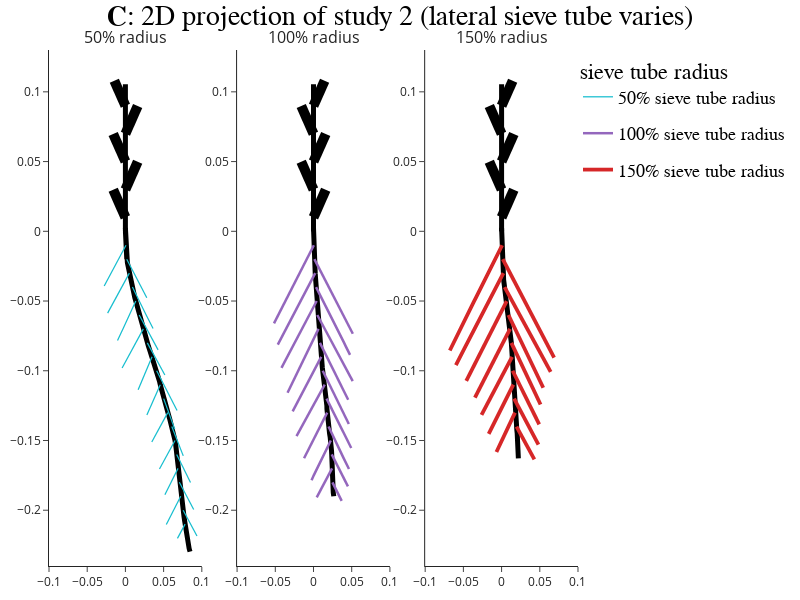

Notebook source saved alongside this figure:
### Code cell
from plotly.subplots import make_subplots
from itertools import cycle
from plotly.subplots import make_subplots
from itertools import cycle
import copy
import numpy as np
import plotly.graph_objects as go
#from CPlantBox_PiafMunch import *
import pandas as pd

name_list = [
    'Study2/case_01_0.025cm_lateral_radius.xml_16_1_0.1_0_res_2nd_10_trans_trsv6vml_15-6-29-15-30.csv',
    'Study2/case_01_0.05cm_lateral_radius.xml_16_1_0.1_0_res_2nd_10_trans_trsv6vml_15-6-29-15-33.csv',
    'Study2/case_01_0.075cm_lateral_radius.xml_16_1_0.1_0_res_2nd_10_trans_trsv6vml_15-6-29-15-36.csv',
    
]
color = {
    '2': '#17becf',
    '3' : '#9467bd',
    '6' :  '#d62728',
    '1' :'black',
    '4' : 'black'

}

type_to_r = { 2: '50%', 3: '100%', 6: '150%', 1: '0' }

legend_bool = {
    '2': True,
    '3' :True,
    '6' :  True,
    '1' :False,
    '4' : False

}

fig =  make_subplots(rows=1, cols=3,
                    specs=[[{'is_3d': False}, {'is_3d': False},{'is_3d': False}]],
                    print_grid=False, subplot_titles=("50% radius","100% radius", "150% radius") )




for j,name in enumerate(name_list[0:3]):
    df = pd.read_csv(name)
    df.loc[ df['organ_type'] == 4, 'sub_type' ] =1
    
    
    t = 15
    test =copy.deepcopy(df[df['time'] == t])
    test['z3'] = 0
    test['z4'] = 0
    for i in range(1,int(test['id'].max())+1):
        o1 = test[test['id'] == i]['organ_id'] 
        o2 = test[test['id'] == i]['organ_id2'] 
        
        nd1 =  test[test['organ_id'] == int(o1)]['id'].max()
        nd0 =  test[test['organ_id'] == int(o1)]['id'].min()
        x1 =-((int(o1)%2) -0.5)*2
#         print(x1)
#         x1 = float(test[test['id'] == int(nd1)]['coor_x'] + test[test['id'] == int(nd1)]['coor_y']) - float(test[test['id'] == int(nd0)]['coor_x'] +test[test['id'] == int(nd0)]['coor_y'])#+ 0.00000001

#         x1 = float(test[test['id'] == int(nd1)]['coor_x'] + test[test['id'] == int(nd1)]['coor_y']) - float(test[test['id'] == int(nd0)]['coor_x'] +test[test['id'] == int(nd0)]['coor_y'])#+ 0.00000001
        organ_type =int(test[test['id'] == i ]["organ_type"])
        if organ_type<3:
            z1 = test[test['id'] == i]['coor_z'] 
            c1 = int(test[test['connection_2'] == i]['connection_1'])
#             print(i,int(c1))
            z2 = test[test['id'] == c1]['coor_z']
#             print(float(z2))
            distance = float(test[test['id'] == i]['length']) - float(test[test['id'] == c1]['length'])
            z3 = float(z1) -float(z2)
            z4 = (distance**2 -z3**2)**0.5*np.sign(x1) +float(test[test['id'] == c1]['z4'])
#             print(z3)
            length_organ = -test[test['id'] == i]['length']
        else:
            z1 = test[test['id'] == i]['coor_z'] 
            c1 = int(test[test['connection_1'] == i]['connection_2'])
#             print(int(c1))
            z2 = test[test['id'] == c1]['coor_z']
#             print(float(z2))
            distance = float(test[test['id'] == i]['length']) - float(test[test['id'] == c1]['length'])
            z3 = float(z1) -float(z2)
            z4 = (distance**2 -z3**2)**0.5*np.sign(x1) + float(test[test['id'] == c1]['z4'])
#             print(z3)
            length_organ = test[test['id'] == i]['length']
        test.loc[test['id'] ==i, 'z3'] =z3
        test.loc[test['id'] ==i, 'length_organ'] =length_organ
        test.loc[test['id'] ==i, 'z4'] =z4.real 
    organ_number = df[df["time"] ==t]["organ_id"].max()
    features = []
    organs = []
    orders = []
    sub_types = []
    rads = []

    for i in range(organ_number+1):
        ogs = test[test["organ_id"] == i]
        missing_2nd_id = ogs[ogs["id"] == ogs["id"].min()]["id"].tolist()[0]
    #     print(   i, missing_2nd_id)
        if test[test["id"] == missing_2nd_id]["organ_type"].tolist()[0] < 3:
            missing_1st_id = test[test["connection_2"] == missing_2nd_id]["connection_1"].tolist()[0]
        else:
            missing_1st_id = test[test["connection_1"] == missing_2nd_id]["connection_2"].tolist()[0]
        missing_node = test[test["id"] == missing_1st_id]
        ms = missing_node.copy(deep=True)
    #     print(ms["id"].tolist())
        ms.loc[:,"organ_id"]= i
    #     print(ms)
        test=test.append(ms)
#     test.loc[((test['organ_id'] == 0) & (test['organ_type'] == 3)),'organ_id' ]=3 # change a bug in organ id

    df = test.sort_index()
    
    for i in range(organ_number+1):
        corx=df[df["time"] ==t ][df["organ_id"] == i]["coor_x"].tolist()
        cory=df[df["time"] ==t ][df["organ_id"] == i]["coor_y"].tolist()
        corz=df[df["time"] ==t ][df["organ_id"] == i]["coor_z"].tolist()
        length=df[df["time"] ==t ][df["organ_id"] == i]["length_organ"].tolist()
        rad=df[df["time"] ==t ][df["organ_id"] == i]["radius"].tolist()
        organ_id=df[df["time"] ==t ][df["organ_id"] == i]["organ_id"].tolist()
        order=df[df["time"] ==t ][df["organ_id"] == i]["order"].tolist()
        sub_type=df[df["time"] ==t ][df["organ_id"] == i]["sub_type"].tolist()
        organ_id2=df[df["time"] ==t ][df["organ_id2"] == i]["organ_id"].tolist()
        z3 = df[df["time"] ==t ][df["organ_id"] == i]['z4'].tolist()
        features.append([z3,length])
#         rads.append(df[df["time"] ==t ][df["connection_1"] ==node_id[0]]['r_st'].iloc[0])
        rads.append(rad)
        organs.append(organ_id2)
        orders.append(order)
        sub_types.append(sub_type)





    # features = [np.random.rand(4,2).tolist(), 
    #             np.random.rand(5,2).tolist(), 
    #             np.random.rand(6,2).tolist(), 
    #             np.random.rand(5,2).tolist(), 
    #             np.random.rand(9,2).tolist()]

    # labels = [[1, 1, 1, 1],
    #           [1, 1, 1, 1, 1],
    #           [2, 2, 2, 2, 2, 2],
    #           [2, 2, 2, 2, 2],
    #           [0, 0, 0, 0, 0, 0, 0, 0, 0]]

    legend_groups = [l[-1] for l in sub_types]
    legend_groups2 = [l[-1] for l in rads]
    traces = [False if ((len(legend_groups[:i])>0 and l in legend_groups[:i]) ) or (legend_groups[i] ==1)
              else True for i, l in enumerate(legend_groups)]

#     cm = plotly_color_map(set(legend_groups))



    for i, feat in enumerate(features):
        feat = np.array(feat)
        fig.add_trace(
            go.Scatter(
                x=feat[0,:],
                
                y=feat[1,:],
    #             mode='lines+markers',
                mode='lines',
                line={"color":color[str(legend_groups[i])], "width" : legend_groups2[i]*50},
               
    #             marker=dict(
    #             color=cm[legend_groups[i]],
    #             size=0,
    #             line=dict(
    #                 color='MediumPurple',
    #                 width=0
    #             )
    #         ),
                showlegend= traces[i],
                legendgroup=color[str(legend_groups[i])],
                hovertext=orders[i],
                
                name="{} sieve tube radius".format(type_to_r[legend_groups[i]]),
            ),
            row=1, col=j+1
        )
        


        
# fig.update_layout(title = 'Locales', width=1950, height=750, plot_bgcolor='rgb(255,255,255)')


# fig.update_xaxes(range=[-0.1, 0.1])
# fig.update_yaxes(range=[-0.2, 0.25])

fig.update_xaxes(range=[-0.10, 0.10])
fig.update_yaxes(range=[-0.24, 0.13])

    



fig.update_layout(template = 'simple_white' ,autosize=False, 
                    width=800,
                    height = 600,
                    margin=dict(r=10, b=10, l=10, t=50), 
                  title = dict( text  = '<b>C</b>: 2D projection of study 2 (lateral sieve tube varies)', x =0.5,font=dict(
family="Arial",
        size=28,
        color="black"
    )), legend = dict(title = 'sieve tube radius ', x =1, font=dict(
family="Arial",
        size=18,
        color="black"
    ))
                 
                 )

fig.show()
# fig.write_html('3_lateral.html')
